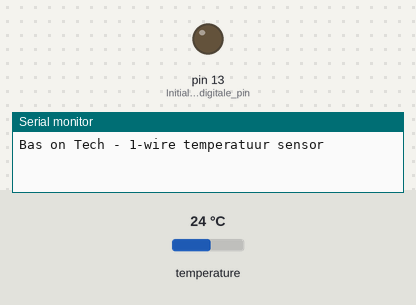
Simulated run of this sketch. Board: Arduino Uno, built with avr-gcc and run on an emulated ATmega328P. Parts: output pins drawn as LEDs (lit = HIGH), the last lines printed to the serial monitor. Inputs (shaded band) come from the test bench; at power-on: temperature 24 °C.

Above: at 0.1 s.
At 0.8 s:
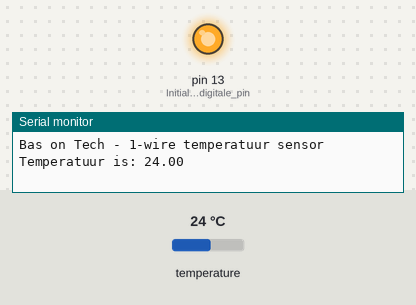
Timing chart, 0 to 2.3 s (numbered marks = the images above):
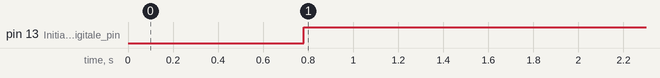

Measured:
- by itself, pin 13 (Initialiseer_digitale_pin): LOW → HIGH at 0.78 s

The sketch:

6b-one-wire.ino
```cpp
// (licence header left out)
// Importeer de benodigde bibliotheken
#include <OneWire.h>
#include <DallasTemperature.h>

float temp = 0.0;                       // variabele om temperatuur in op te slaan (float is getal met komma)
int oneWireBus = 12;                    // 1-wire pin
OneWire oneWire(oneWireBus);            // 1-wire instantie op de oneWireBus pin
DallasTemperature sensors(&oneWire);    // geef de instantie van de oneWire bus door aan de DallasTemperature

void setup(void) {

    pinMode(LED_BUILTIN, OUTPUT);       // Initialiseer digitale pin LED_BUILTIN als een uitvoer
    digitalWrite(LED_BUILTIN, LOW);     // Zorg dat de LED aan het begin van het programma "uit" staat

    Serial.begin(9600);                   // stel de seriële monitor in
    Serial.println("Bas on Tech - 1-wire temperatuur sensor"); // toon bericht op seriële monitor
    sensors.begin();                      // begin met het uitlezen van de sensor
}

void loop(void) {
    sensors.requestTemperatures();          // lees de temperatuur sensor uit
    temp = sensors.getTempCByIndex(0);      // haal temperatuur in Celcius op van eerste sensor
    Serial.print("Temperatuur is: ");       // toon bericht op seriële monitor op zelfde regel
    Serial.println(temp);

    if (temp > 21) {                        // controleer of temperatuur warmer is dan 21 graden
        digitalWrite(LED_BUILTIN, HIGH);    // als de temperatuur warmer is dan 21 graden zet LED aan
    } else {
        digitalWrite(LED_BUILTIN, LOW);     // als de temperatuur niet warmer is dan 21 graden zet LED uit
    }

    delay(1000);                            // pauzeer 1000ms / 1 seconde
}
```
